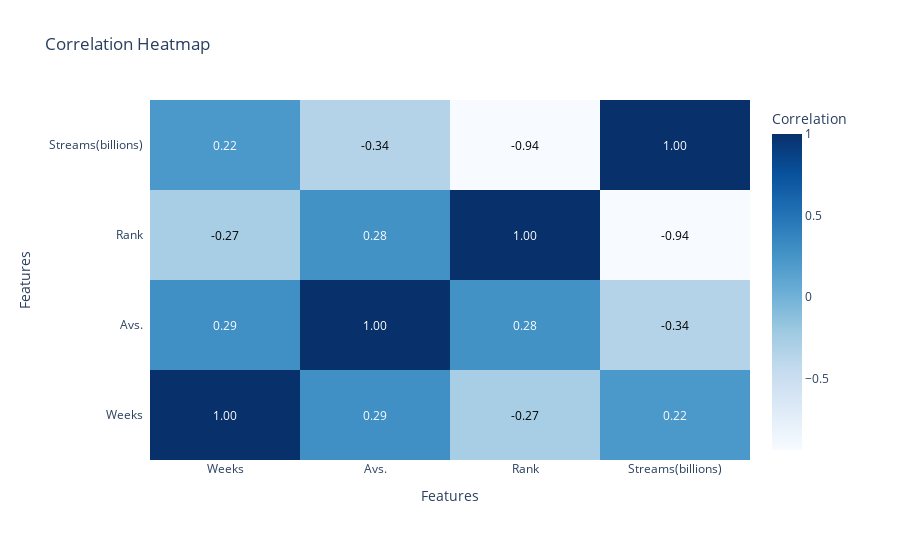

Here is the notebook cell this chart was saved with:
### Code cell
import plotly.figure_factory as ff

# Calculate correlation matrix
matrix = merged_df.corr()

# Create custom annotation text
annot_text = [[f'{matrix.iloc[i, j]:.2f}' for j in range(matrix.shape[1])] for i in range(matrix.shape[0])]

# Create the heatmap using Plotly figure factory
fig = ff.create_annotated_heatmap(z=matrix.values,
                                   x=matrix.columns.tolist(),
                                   y=matrix.columns.tolist(),
                                   annotation_text=annot_text,
                                   colorscale='Blues',  # Change the color scale
                                   colorbar=dict(title='Correlation'),  # Add color bar with title
                                   showscale=True)  # Show color scale

# Update layout to add title and adjust margin
fig.update_layout(title='Correlation Heatmap',
                  xaxis=dict(title='Features', side='bottom'),  # Move x-axis labels to bottom
                  yaxis=dict(title='Features'),  # Y-axis title
                  margin=dict(l=150, r=150, t=100, b=100),
                  coloraxis_colorbar=dict(x=0.9, title='Correlation'))  # Position of color scale

# Show the interactive plot
fig.show()

### Figure 1 — Plotly figure (JSON) as saved in the notebook; plotly's stock layout.template omitted (floating-point values rounded to 4 significant figures)
{"data": [{"colorbar": {"title": {"text": "Correlation"}}, "colorscale": [[0, "rgb(247,251,255)"], [0.125, "rgb(222,235,247)"], [0.25, "rgb(198,219,239)"], [0.375, "rgb(158,202,225)"], [0.5, "rgb(107,174,214)"], [0.625, "rgb(66,146,198)"], [0.75, "rgb(33,113,181)"], [0.875, "rgb(8,81,156)"], [1, "rgb(8,48,107)"]], "reversescale": false, "showscale": true, "type": "heatmap", "x": ["Weeks", "Avs.", "Rank", "Streams(billions)"], "y": ["Weeks", "Avs.", "Rank", "Streams(billions)"], "z": [[1, 0.2887, -0.2682, 0.2193], [0.2887, 1, 0.2768, -0.3432], [-0.2682, 0.2768, 1, -0.9375], [0.2193, -0.3432, -0.9375, 1]]}], "layout": {"annotations": [{"font": {"color": "#FFFFFF"}, "showarrow": false, "text": "1.00", "x": "Weeks", "xref": "x", "y": "Weeks", "yref": "y"}, {"font": {"color": "#FFFFFF"}, "showarrow": false, "text": "0.29", "x": "Avs.", "xref": "x", "y": "Weeks", "yref": "y"}, {"font": {"color": "#000000"}, "showarrow": false, "text": "-0.27", "x": "Rank", "xref": "x", "y": "Weeks", "yref": "y"}, {"font": {"color": "#FFFFFF"}, "showarrow": false, "text": "0.22", "x": "Streams(billions)", "xref": "x", "y": "Weeks", "yref": "y"}, {"font": {"color": "#FFFFFF"}, "showarrow": false, "text": "0.29", "x": "Weeks", "xref": "x", "y": "Avs.", "yref": "y"}, {"font": {"color": "#FFFFFF"}, "showarrow": false, "text": "1.00", "x": "Avs.", "xref": "x", "y": "Avs.", "yref": "y"}, {"font": {"color": "#FFFFFF"}, "showarrow": false, "text": "0.28", "x": "Rank", "xref": "x", "y": "Avs.", "yref": "y"}, {"font": {"color": "#000000"}, "showarrow": false, "text": "-0.34", "x": "Streams(billions)", "xref": "x", "y": "Avs.", "yref": "y"}, {"font": {"color": "#000000"}, "showarrow": false, "text": "-0.27", "x": "Weeks", "xref": "x", "y": "Rank", "yref": "y"}, {"font": {"color": "#FFFFFF"}, "showarrow": false, "text": "0.28", "x": "Avs.", "xref": "x", "y": "Rank", "yref": "y"}, {"font": {"color": "#FFFFFF"}, "showarrow": false, "text": "1.00", "x": "Rank", "xref": "x", "y": "Rank", "yref": "y"}, {"font": {"color": "#000000"}, "showarrow": false, "text": "-0.94", "x": "Streams(billions)", "xref": "x", "y": "Rank", "yref": "y"}, {"font": {"color": "#FFFFFF"}, "showarrow": false, "text": "0.22", "x": "Weeks", "xref": "x", "y": "Streams(billions)", "yref": "y"}, {"font": {"color": "#000000"}, "showarrow": false, "text": "-0.34", "x": "Avs.", "xref": "x", "y": "Streams(billions)", "yref": "y"}, {"font": {"color": "#000000"}, "showarrow": false, "text": "-0.94", "x": "Rank", "xref": "x", "y": "Streams(billions)", "yref": "y"}, {"font": {"color": "#FFFFFF"}, "showarrow": false, "text": "1.00", "x": "Streams(billions)", "xref": "x", "y": "Streams(billions)", "yref": "y"}], "coloraxis": {"colorbar": {"title": {"text": "Correlation"}, "x": 0.9}}, "margin": {"b": 100, "l": 150, "r": 150, "t": 100}, "title": {"text": "Correlation Heatmap"}, "xaxis": {"dtick": 1, "gridcolor": "rgb(0, 0, 0)", "side": "bottom", "ticks": "", "title": {"text": "Features"}}, "yaxis": {"dtick": 1, "ticks": "", "ticksuffix": "  ", "title": {"text": "Features"}}}}
